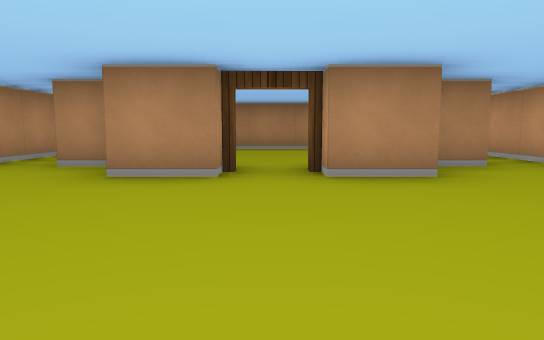
[1] (above)

14 first-person views from a walk through a cub3D level. The camera is about half as high as the walls, tilts 6° down and sees 70° across. The floor is counted in squares. Each view is taken from the middle of a square. On the plan, view 1 faces up. The plan holds only what a view shows up to about 9 squares ahead; the rest is blank.

[2]
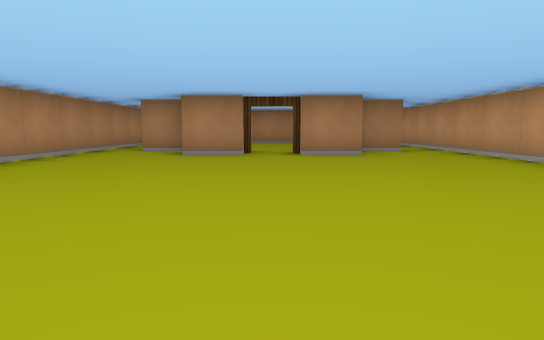

[3]
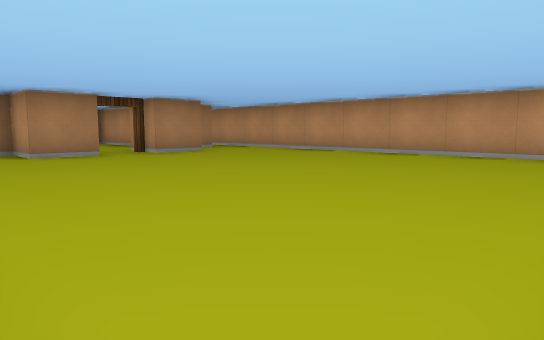

[4]
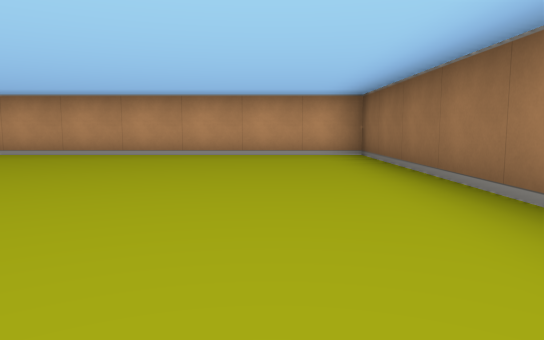

[5]
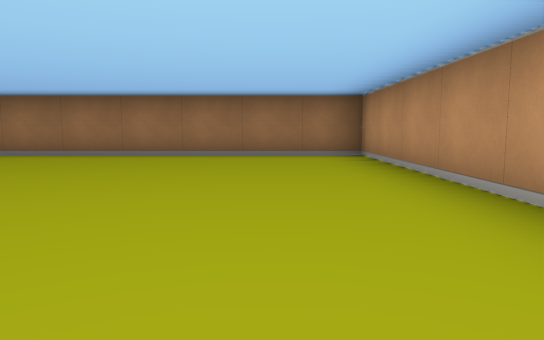

[6]
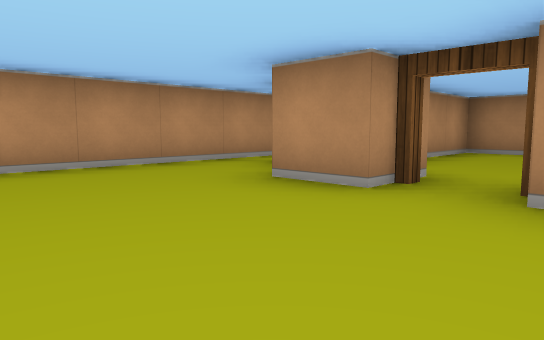

[7]
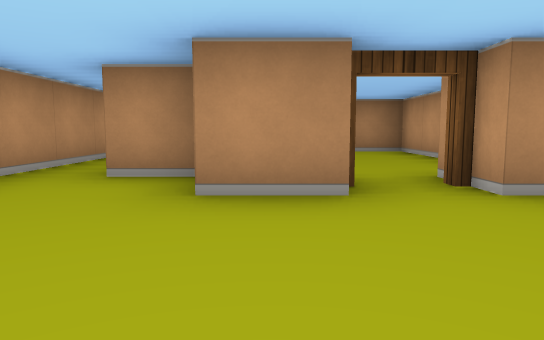

[8]
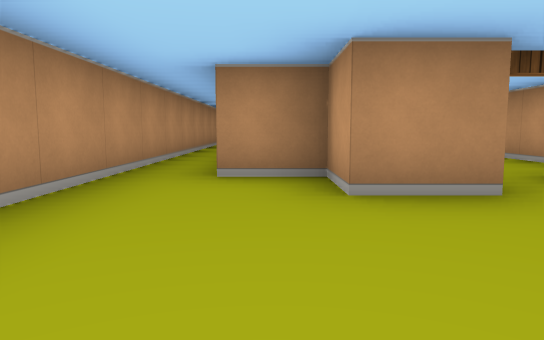

[9]
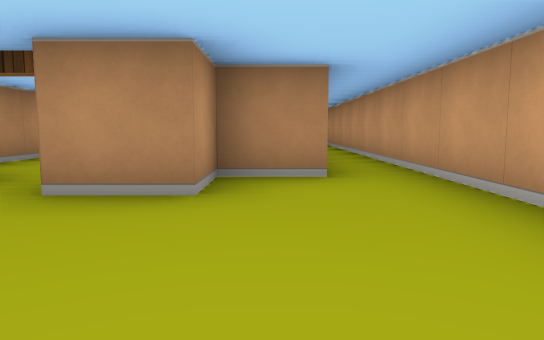

[10]
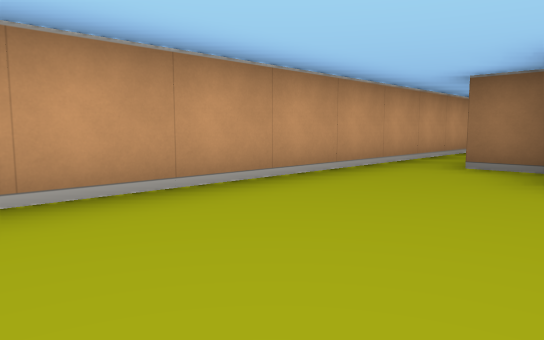

[11]
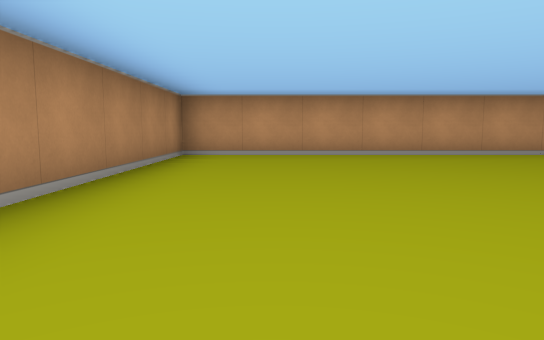

[12]
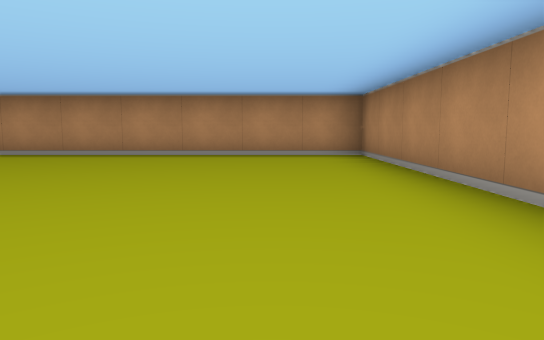

[13]
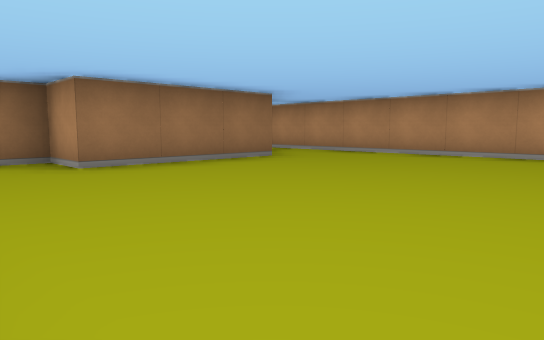

[14]
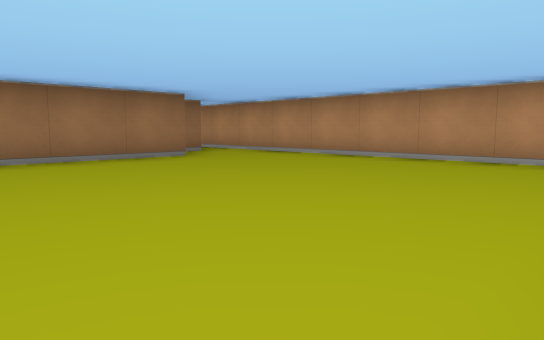

### Floor plan
Ten units are one square. View 1 is at (0, 0); x grows to the right and y downward. Boxes are objects, and circles mark ways between rooms. Rooms are numbered by the first view taken in them; rooms with no view inside come last. Other rooms are left out.
<svg viewBox="-40 -160 80 200">
<path fill="none" stroke="#000" d="M-5 -35 -15 -35M-15 -45 -25 -45M-35 -35 -35 35 35 35 35 -45M26 -45 15 -45 15 -35 5 -35M-16 -95 15 -95 15 -85 25 -85M-26 -85 -21 -85M35 -45 35 -155 -35 -155 -35 -35M-15 -35 -15 -45M15 -60 15 -85 -15 -85 -15 -59"/>
<circle cx="-30" cy="-40" r="3" fill="#2a7"/>
<circle cx="30" cy="-50" r="3" fill="#2a7"/>
<circle cx="0" cy="-40" r="3" fill="#2a7"/>
<text x="0" y="0">1</text>
<text x="0" y="-110">2</text>
<text x="0" y="-70">3</text>
</svg>
Room 1 opens to room 2. Room 1 opens to room 3.

Where each view was taken, in squares from view 1:
view 1: 0 up, 0 right, facing up
view 2: 3 down, 0 right, facing up
view 3: 3 down, 3 left, facing up-right
view 4: 2 down, 3 left, facing right
view 5: 3 up, 2 left, facing down
view 6: 1 up, 1 right, facing up-left
view 7: 1 up, 1 left, facing up
view 8: 1 up, 2 left, facing up
view 9: 1 up, 2 right, facing up
view 10: 13 up, 1 right, facing down-right
view 11: 14 up, 3 left, facing right
view 12: 14 up, 3 right, facing left
view 13: 14 up, 3 right, facing down-left
view 14: 15 up, 2 right, facing down-left
